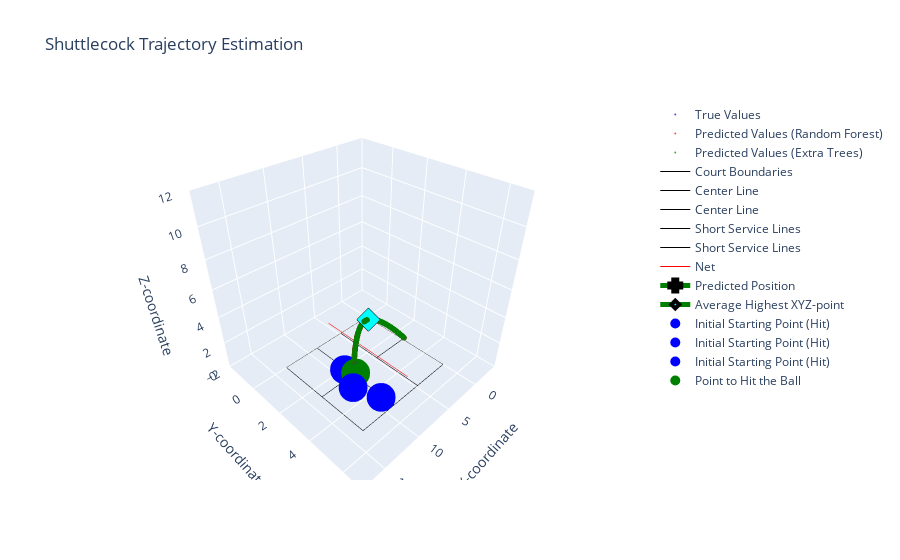

This figure's notebook cell:
### Markdown cell above
### ROBOT - Shuttlecock Trajectory Estimation

### Code cell
import plotly.graph_objects as go
# Define court dimensions
court_length_x = 13.4
court_length_y = 5.18
court_height_skybox = 10
court_height_net = 1.55
court_length_centerline = 4.68

def is_point_within_court(x, y, z, court_length_x, court_length_y, court_height_skybox):
    """
    Check if a point is within the court boundaries.
    
    Args:
        x (float): X-coordinate of the point
        y (float): Y-coordinate of the point
        z (float): Z-coordinate of the point
        court_length_x (float): Length of the court along the X-axis
        court_length_y (float): Length of the court along the Y-axis
        court_height_skybox (float): Height of the court's skybox
    
    Returns:
        bool: True if the point is within the court boundaries, False otherwise
    """
    return 0 <= x <= court_length_x and 0 <= y <= court_length_y and 0 <= z <= court_height_skybox


# Create the 3D scatter plot
fig = go.Figure(data=[
    go.Scatter3d(
        x=y_actual_coords['SHUTTLECOCK POSITIION IN AIR(X) metres'],
        y=y_actual_coords['SHUTTLECOCK POSITIION IN AIR(Y) metres'],
        z=y_actual_coords['SHUTTLECOCK POSITIION IN AIR(Z) metres'],
        mode='markers',
        name='True Values',
        marker=dict(color='blue', size=2),
        opacity=0.7
    ),
    go.Scatter3d(
        x=predicted_trajectory_points_RT[:, 0],
        y=predicted_trajectory_points_RT[:, 1],
        z=predicted_trajectory_points_RT[:, 2],
        mode='markers',
        name='Predicted Values (Random Forest)',
        marker=dict(color='red', size=2),
        opacity=0.7
    ),
    go.Scatter3d(
        x=predicted_trajectory_points_ET[:, 0],
        y=predicted_trajectory_points_ET[:, 1],
        z=predicted_trajectory_points_ET[:, 2],
        mode='markers',
        name='Predicted Values (Extra Trees)',
        marker=dict(color='green', size=2),
        opacity=0.7
    ),
])

# Set plot title and axis labels
fig.update_layout(
    title='Shuttlecock Trajectory Estimation',
    scene=dict(
        xaxis_title='X-coordinate',
        yaxis_title='Y-coordinate',
        zaxis_title='Z-coordinate',
        xaxis=dict(range=[-4, 18]),  # Set the range for X-axis
        yaxis=dict(range=[-2, 7]),   # Set the range for Y-axis
        zaxis=dict(range=[0, 12]),  # Set the range for Z-axis
        aspectmode='manual',         # Set the aspect mode to manual for custom scaling
        aspectratio=dict(x=1, y=1, z=1)  # Set the aspect ratio for equal scaling of axes
    )
)

# Add court lines to the plot
fig.add_trace(go.Scatter3d(
    x=[0, court_length_x, court_length_x, 0, 0],
    y=[0, 0, court_length_y, court_length_y, 0],
    z=[0, 0, 0, 0, 0],
    mode='lines',
    name='Court Boundaries',
    line=dict(color='black', width=1)
))

fig.add_trace(go.Scatter3d(
    x=[0, court_length_centerline, court_length_centerline, 0, 0],
    y=[court_length_y / 2, court_length_y / 2, court_length_y / 2, court_length_y / 2, court_length_y / 2],
    z=[0, 0, 0, 0, 0],
    mode='lines',
    name='Center Line',
    line=dict(color='black', width=1)
))

fig.add_trace(go.Scatter3d(
    x=[court_length_x - court_length_centerline, court_length_x],
    y=[court_length_y / 2, court_length_y / 2],
    z=[0, 0, 0, 0, 0],
    mode='lines',
    name='Center Line',
    line=dict(color='black', width=1)
))

fig.add_trace(go.Scatter3d(
    x=[court_length_centerline + 0.04, court_length_centerline + 0.04],
    y=[0, court_length_y],
    z=[0, 0],
    mode='lines',
    name='Short Service Lines',
    line=dict(color='black', width=1)
))

fig.add_trace(go.Scatter3d(
    x=[court_length_x - court_length_centerline - 0.04, court_length_x - court_length_centerline - 0.04],
    y=[0, court_length_y],
    z=[0, 0],
    mode='lines',
    name='Short Service Lines',
    line=dict(color='black', width=1)
))

fig.add_trace(go.Scatter3d(
    x=[court_length_x / 2, court_length_x / 2],
    y=[0, court_length_y],
    z=[court_height_net, court_height_net],
    mode='lines',
    name='Net',
    line=dict(color='red', width=1)
))

# Initialize variables
all_within_court_RT = True
all_within_court_ET = True
highest_xyz_points_RT = []
highest_xyz_points_ET = []
highest_z_index_RT = np.argmax(predicted_trajectory_points_RT[:, 2])
highest_z_index_ET = np.argmax(predicted_trajectory_points_ET[:, 2])

# Check if all predicted values for the RT group are within the court
for point in predicted_trajectory_points_RT:
    x, y, z = point
    if not is_point_within_court(x, y, z, court_length_x, court_length_y, court_height_skybox):
        all_within_court_RT = False
        break

# Check if all predicted values for the ET group are within the court
for point in predicted_trajectory_points_ET:
    x, y, z = point
    if not is_point_within_court(x, y, z, court_length_x, court_length_y, court_height_skybox):
        all_within_court_ET = False
        break

color = "red"
predict = True
placeholder="Initial Starting Point (Miss)"
            
if not (all_within_court_RT and all_within_court_ET):
    color = "black"
    predict = False
    placeholder="Initial Starting Point (OUT)"
        
highest_xyz_points_RT = predicted_trajectory_points_RT[-1]
highest_xyz_point_RT = predicted_trajectory_points_RT[highest_z_index_RT]
highest_xyz_points_ET = predicted_trajectory_points_ET[-1]
highest_xyz_point_ET = predicted_trajectory_points_ET[highest_z_index_ET]
    
# Average out the predicted XYZ points
average_xyz = np.mean([highest_xyz_points_RT, highest_xyz_points_ET], axis=0)
# Average out the highest XYZ points
average_highest_xyz = np.mean([highest_xyz_point_RT, highest_xyz_point_ET], axis=0)

# Print the count
print("Is predicted Regression Tree (RT) within court: ", all_within_court_RT)
print("Is predicted Extra Tree (ET) within court: ", all_within_court_ET)
# Print the average XYZ values
print("Average XYZ of Estimated Shuttlecock Position:", average_xyz)

# Add the average predicted X, Y, and Z points to the graph
fig.add_trace(go.Scatter3d(
    x=[average_xyz[0]],
    y=[average_xyz[1]],
    z=[average_xyz[2]],
    mode='lines+markers',
    name='Predicted Position',
    line=dict(color="green", width=5),
    marker=dict(symbol="cross", size=10, color="cyan", line=dict(color="black", width=4)),
    opacity=1
))

# Add the average highest X, Y, and Z points to the graph
fig.add_trace(go.Scatter3d(
    x=[average_highest_xyz[0]],
    y=[average_highest_xyz[1]],
    z=[average_highest_xyz[2]],
    mode='lines+markers',
    name='Average Highest XYZ-point',
    line=dict(color="green", width=5),
    marker=dict(symbol="diamond", size=6, color="cyan", line=dict(color="black", width=4)),
    opacity=1
))

# Calculate the height of the badminton racket from the ground
badminton_height = (120 / 100) - (0.17/2)  # -> 0.17/2 assuming we want to hit it somewhere in the middle of the top quarter

# Calculate the length and width of the robot
robot_length = 20.4 / 100  # Convert length from cm to meters
robot_width = 23 / 100  # Convert width from cm to meters

# Define the range for the initial starting position
x_range = [0, 4.72]
y_range = [0, 5.18]

# Define number of random positions to test
no_of_random_pos = 3

for i in range(no_of_random_pos):
    # Generate random initial starting position within the specified range
    random_initial_x = random.uniform(x_range[0], x_range[1])
    random_initial_y = random.uniform(y_range[0], y_range[1])

    # Calculate the position where the dummy robot should move to
    robot_x = court_length_x - average_xyz[0] - robot_length - random_initial_x
    robot_y = court_length_y - average_xyz[1] - robot_width - random_initial_y

    # Calculate the distance traveled by the robot
    robot_distance = np.sqrt(robot_x ** 2 + robot_y ** 2)
    # Calculate the time required for the robot to move to the position
    robot_movement_time = robot_distance / 3
    if (all_within_court_RT and all_within_court_ET):
        print("Distance: {:.2f} meters in {:.2f} seconds".format(robot_distance, robot_movement_time))

    # Calculate the adjusted z-coordinate for hitting the shuttlecock
    robot_z = average_highest_xyz[2] - badminton_height

    # Check if the average highest XYZ-point is within the court and the robot can reach the position before the ball drops
    if (
        average_xyz[0] >= 0
        and average_xyz[0] <= court_length_x
        and average_xyz[1] >= 0
        and average_xyz[1] <= court_length_y
        and average_highest_xyz[2] >= 0
        and average_highest_xyz[2] <= court_height_skybox
        and robot_movement_time <= 1.5
        and robot_z >= 0
    ):
        # Add the initial starting point of the dummy robot to the graph
        fig.add_trace(
            go.Scatter3d(
                x=[court_length_x - random_initial_x],
                y=[court_length_y - random_initial_y],
                z=[badminton_height],
                mode="markers",
                name="Initial Starting Point (Hit)",
                marker=dict(color="blue", size=10),
                opacity=1,
            )
        )

        # Calculate the (x, y) difference
        x_difference = robot_x
        y_difference = robot_y
        
        if (all_within_court_RT and all_within_court_ET):
            print(f"X difference: {x_difference}")
            print(f"Y difference: {y_difference}")
            print(f"Time required: {robot_movement_time} seconds")
            print("Able to reach and hit on time")
    else:
        # Add the initial starting point of the dummy robot to the graph
        fig.add_trace(
            go.Scatter3d(
                x=[court_length_x - random_initial_x],
                y=[court_length_y - random_initial_y],
                z=[badminton_height],
                mode="markers",
                name=placeholder,
                marker=dict(color=color, size=10),
                opacity=0.3,
            )
        )
        
        if (all_within_court_RT and all_within_court_ET):
            if robot_movement_time > 1.5:
                print(f"X difference: {x_difference}")
                print(f"Y difference: {y_difference}")
                print(f"Time required: {robot_movement_time} seconds")
                print("Cannot reach on time")
            else:
                print("Cannot hit")

if (all_within_court_RT and all_within_court_ET):
    # Add the point where the dummy robot can hit the ball to the graph
    fig.add_trace(
        go.Scatter3d(
            x=[court_length_x - random_initial_x - robot_x],
            y=[court_length_y - random_initial_y - robot_y],
            z=[badminton_height],
            mode="markers",
            name="Point to Hit the Ball",
            marker=dict(color="green", size=10),
            opacity=1,
        )
)

# Show the 3D plot
fig.show()

# Save the plot as an HTML file
offline.plot(fig, filename='interactive_models/robot_pred_limited_reg.html')

### Figure 1 — Plotly figure (JSON) as saved in the notebook; plotly's stock layout.template omitted (floating-point values rounded to 4 significant figures)
{"data": [{"marker": {"color": "blue", "size": 2}, "mode": "markers", "name": "True Values", "opacity": 0.7, "type": "scatter3d", "x": [4.076, 4.154, 4.229, 4.302, 4.377, 4.45, 4.523, 4.596, 4.665, 4.738, 4.812, 4.88, 4.95, 5.022, 5.09, 5.158, 5.227, 5.292, 5.361, 5.426, 5.491, 5.558, 5.622, 5.686, 5.749, 5.813, 5.875, 5.937, 5.999, 6.061, 6.12, 6.18, 6.239, 6.298, 6.359, 6.416, 6.471, 6.53, 6.587, 6.641, 6.697, 6.752, 6.805, 6.859, 6.912, 6.965, 7.017, 7.069, 7.12, 7.17, 7.219, 7.267, 7.319, 7.366, 7.413, 7.462, 7.507, 7.555, 7.599, 7.645, 7.692, 7.733, 7.777, 7.821, 7.863, 7.904, 7.946, 7.988, 8.026, 8.069, 8.108, 8.146, 8.185, 8.221, 8.26, 8.296, 8.333, 8.369, 8.403, 8.439, 8.47, 8.505, 8.54, 8.572, 8.602, 8.636, 8.665, 8.696, 8.725, 8.754, 8.785, 8.813, 8.84, 8.868, 8.893, 8.921, 8.946, 8.97, 8.996, 9.02, 9.043, 9.067, 9.09, 9.11, 9.131, 9.154, 9.172, 9.193, 9.211, 9.231, 9.25, 9.267, 9.285, 9.301, 9.317, 9.332, 9.347, 9.363, 9.376, 9.389, 9.403, 9.413, 9.426, 9.438, 9.448, 9.459, 9.467, 9.477], "y": [3.985, 3.97, 3.956, 3.941, 3.927, 3.912, 3.898, 3.884, 3.871, 3.857, 3.842, 3.829, 3.815, 3.801, 3.788, 3.775, 3.761, 3.749, 3.735, 3.723, 3.71, 3.697, 3.685, 3.672, 3.66, 3.648, 3.635, 3.623, 3.611, 3.599, 3.588, 3.576, 3.565, 3.553, 3.542, 3.53, 3.52, 3.508, 3.497, 3.487, 3.476, 3.465, 3.455, 3.444, 3.434, 3.424, 3.414, 3.403, 3.394, 3.384, 3.374, 3.365, 3.355, 3.346, 3.337, 3.327, 3.318, 3.309, 3.3, 3.292, 3.282, 3.274, 3.266, 3.257, 3.249, 3.241, 3.233, 3.225, 3.217, 3.209, 3.201, 3.194, 3.187, 3.18, 3.172, 3.165, 3.158, 3.151, 3.144, 3.137, 3.131, 3.124, 3.118, 3.111, 3.105, 3.099, 3.093, 3.087, 3.081, 3.076, 3.07, 3.065, 3.059, 3.054, 3.049, 3.044, 3.039, 3.034, 3.029, 3.024, 3.02, 3.015, 3.011, 3.007, 3.003, 2.998, 2.995, 2.991, 2.987, 2.983, 2.98, 2.976, 2.973, 2.97, 2.967, 2.963, 2.961, 2.958, 2.955, 2.953, 2.95, 2.948, 2.945, 2.943, 2.941, 2.939, 2.937, 2.935], "z": [2.664, 2.724, 2.788, 2.848, 2.905, 2.961, 3.018, 3.074, 3.127, 3.18, 3.233, 3.283, 3.332, 3.382, 3.429, 3.477, 3.522, 3.565, 3.612, 3.652, 3.695, 3.737, 3.776, 3.818, 3.857, 3.893, 3.931, 3.968, 4.004, 4.04, 4.072, 4.105, 4.138, 4.168, 4.201, 4.231, 4.261, 4.287, 4.314, 4.343, 4.366, 4.391, 4.418, 4.442, 4.464, 4.484, 4.509, 4.527, 4.547, 4.564, 4.579, 4.596, 4.612, 4.625, 4.639, 4.651, 4.662, 4.673, 4.68, 4.687, 4.695, 4.701, 4.704, 4.706, 4.709, 4.707, 4.708, 4.704, 4.699, 4.695, 4.687, 4.68, 4.668, 4.657, 4.641, 4.629, 4.611, 4.593, 4.572, 4.549, 4.522, 4.497, 4.469, 4.438, 4.408, 4.372, 4.334, 4.293, 4.254, 4.207, 4.162, 4.111, 4.059, 4.004, 3.948, 3.885, 3.824, 3.757, 3.689, 3.617, 3.54, 3.462, 3.38, 3.296, 3.209, 3.116, 3.02, 2.919, 2.817, 2.71, 2.598, 2.484, 2.367, 2.242, 2.118, 1.985, 1.85, 1.709, 1.564, 1.416, 1.26, 1.102, 0.9394, 0.7679, 0.5963, 0.4153, 0.2306, 0.04242]}, {"marker": {"color": "red", "size": 2}, "mode": "markers", "name": "Predicted Values (Random Forest)", "opacity": 0.7, "type": "scatter3d", "x": [4.076, 4.152, 4.228, 4.302, 4.376, 4.451, 4.523, 4.598, 4.667, 4.739, 4.81, 4.881, 4.951, 5.023, 5.092, 5.178, 5.232, 5.287, 5.374, 5.417, 5.504, 5.56, 5.626, 5.681, 5.762, 5.8, 5.877, 5.95, 6.004, 6.061, 6.121, 6.188, 6.233, 6.306, 6.357, 6.414, 6.474, 6.523, 6.592, 6.635, 6.696, 6.76, 6.798, 6.856, 6.911, 6.964, 7.008, 7.076, 7.137, 7.179, 7.218, 7.268, 7.32, 7.367, 7.417, 7.458, 7.515, 7.55, 7.596, 7.65, 7.687, 7.721, 7.757, 7.808, 7.877, 7.917, 7.94, 7.975, 8.02, 8.068, 8.094, 8.135, 8.171, 8.22, 8.261, 8.294, 8.323, 8.375, 8.397, 8.429, 8.468, 8.514, 8.538, 8.562, 8.598, 8.639, 8.663, 8.687, 8.722, 8.76, 8.783, 8.81, 8.834, 8.861, 8.893, 8.915, 8.945, 8.969, 8.99, 9.016, 9.043, 9.064, 9.09, 9.11, 9.129, 9.155, 9.171, 9.194, 9.21, 9.229, 9.248, 9.268, 9.282, 9.3, 9.317, 9.332, 9.346, 9.359, 9.376, 9.388, 9.403, 9.413, 9.426, 9.437, 9.448, 9.458, 9.468, 9.477], "y": [3.984, 3.97, 3.954, 3.937, 3.928, 3.907, 3.9, 3.885, 3.87, 3.866, 3.845, 3.829, 3.818, 3.803, 3.79, 3.757, 3.745, 3.742, 3.742, 3.735, 3.727, 3.719, 3.701, 3.696, 3.673, 3.659, 3.643, 3.634, 3.62, 3.612, 3.602, 3.59, 3.576, 3.552, 3.541, 3.533, 3.522, 3.504, 3.494, 3.488, 3.482, 3.475, 3.467, 3.461, 3.446, 3.431, 3.423, 3.402, 3.389, 3.379, 3.372, 3.365, 3.356, 3.351, 3.34, 3.33, 3.312, 3.305, 3.297, 3.287, 3.283, 3.276, 3.273, 3.262, 3.247, 3.241, 3.235, 3.227, 3.217, 3.206, 3.2, 3.186, 3.178, 3.162, 3.155, 3.146, 3.142, 3.138, 3.137, 3.13, 3.121, 3.114, 3.11, 3.105, 3.104, 3.091, 3.089, 3.091, 3.087, 3.075, 3.068, 3.063, 3.06, 3.059, 3.048, 3.037, 3.028, 3.03, 3.031, 3.014, 3.018, 3.019, 3.009, 3.003, 2.994, 2.993, 2.99, 2.977, 2.974, 2.964, 2.973, 2.968, 2.97, 2.949, 2.971, 2.958, 2.958, 2.942, 2.949, 2.955, 2.936, 2.945, 2.943, 2.94, 2.952, 2.931, 2.934, 2.929], "z": [2.664, 2.726, 2.788, 2.847, 2.905, 2.962, 3.019, 3.075, 3.128, 3.181, 3.232, 3.284, 3.332, 3.383, 3.43, 3.488, 3.525, 3.562, 3.62, 3.647, 3.703, 3.739, 3.78, 3.814, 3.863, 3.886, 3.932, 3.975, 4.006, 4.039, 4.072, 4.109, 4.133, 4.173, 4.199, 4.229, 4.26, 4.284, 4.317, 4.338, 4.367, 4.396, 4.414, 4.439, 4.463, 4.484, 4.501, 4.527, 4.55, 4.565, 4.578, 4.595, 4.611, 4.625, 4.638, 4.649, 4.662, 4.67, 4.678, 4.687, 4.693, 4.697, 4.7, 4.703, 4.706, 4.706, 4.705, 4.703, 4.698, 4.692, 4.688, 4.679, 4.669, 4.654, 4.64, 4.627, 4.613, 4.587, 4.574, 4.552, 4.523, 4.488, 4.468, 4.446, 4.409, 4.364, 4.335, 4.302, 4.253, 4.197, 4.161, 4.114, 4.069, 4.014, 3.946, 3.895, 3.821, 3.761, 3.703, 3.624, 3.539, 3.47, 3.376, 3.299, 3.216, 3.106, 3.026, 2.912, 2.825, 2.718, 2.604, 2.48, 2.378, 2.247, 2.114, 1.987, 1.856, 1.73, 1.56, 1.43, 1.244, 1.104, 0.9408, 0.783, 0.5959, 0.419, 0.233, 0.05985]}, {"marker": {"color": "green", "size": 2}, "mode": "markers", "name": "Predicted Values (Extra Trees)", "opacity": 0.7, "type": "scatter3d", "x": [4.075, 4.154, 4.229, 4.302, 4.376, 4.451, 4.523, 4.596, 4.665, 4.738, 4.812, 4.88, 4.95, 5.022, 5.09, 5.159, 5.229, 5.292, 5.361, 5.426, 5.496, 5.558, 5.622, 5.686, 5.749, 5.813, 5.874, 5.937, 5.999, 6.061, 6.12, 6.182, 6.239, 6.298, 6.358, 6.416, 6.471, 6.53, 6.587, 6.641, 6.697, 6.756, 6.805, 6.859, 6.91, 6.965, 7.019, 7.069, 7.12, 7.17, 7.219, 7.267, 7.319, 7.366, 7.413, 7.462, 7.507, 7.554, 7.599, 7.645, 7.692, 7.733, 7.765, 7.826, 7.885, 7.904, 7.946, 7.988, 8.032, 8.069, 8.108, 8.146, 8.18, 8.234, 8.26, 8.296, 8.331, 8.369, 8.403, 8.429, 8.47, 8.505, 8.54, 8.572, 8.602, 8.636, 8.665, 8.696, 8.73, 8.754, 8.785, 8.813, 8.84, 8.868, 8.893, 8.921, 8.946, 8.97, 8.996, 9.023, 9.043, 9.067, 9.09, 9.11, 9.131, 9.154, 9.172, 9.193, 9.211, 9.227, 9.25, 9.267, 9.285, 9.301, 9.317, 9.332, 9.347, 9.361, 9.376, 9.389, 9.403, 9.413, 9.426, 9.438, 9.448, 9.459, 9.467, 9.477], "y": [3.985, 3.97, 3.956, 3.941, 3.927, 3.912, 3.898, 3.886, 3.871, 3.857, 3.842, 3.829, 3.815, 3.801, 3.788, 3.772, 3.758, 3.749, 3.735, 3.723, 3.71, 3.695, 3.685, 3.672, 3.66, 3.648, 3.635, 3.624, 3.611, 3.599, 3.588, 3.579, 3.565, 3.553, 3.543, 3.53, 3.52, 3.508, 3.497, 3.487, 3.476, 3.474, 3.455, 3.444, 3.43, 3.424, 3.428, 3.403, 3.403, 3.384, 3.374, 3.365, 3.355, 3.346, 3.337, 3.327, 3.318, 3.306, 3.3, 3.292, 3.282, 3.274, 3.268, 3.26, 3.243, 3.241, 3.233, 3.225, 3.218, 3.209, 3.201, 3.194, 3.189, 3.169, 3.172, 3.165, 3.165, 3.151, 3.144, 3.144, 3.131, 3.124, 3.118, 3.111, 3.105, 3.099, 3.093, 3.087, 3.077, 3.076, 3.07, 3.065, 3.059, 3.054, 3.049, 3.044, 3.039, 3.034, 3.029, 3.014, 3.02, 3.015, 3.011, 3.007, 3.003, 2.998, 2.995, 2.991, 2.987, 2.977, 2.98, 2.976, 2.973, 2.97, 2.967, 2.963, 2.961, 2.956, 2.955, 2.953, 2.937, 2.948, 2.945, 2.943, 2.941, 2.939, 2.937, 2.935], "z": [2.664, 2.724, 2.788, 2.848, 2.905, 2.962, 3.018, 3.073, 3.127, 3.18, 3.233, 3.283, 3.332, 3.382, 3.429, 3.474, 3.524, 3.565, 3.612, 3.652, 3.698, 3.738, 3.776, 3.818, 3.857, 3.893, 3.931, 3.968, 4.004, 4.04, 4.072, 4.106, 4.138, 4.168, 4.2, 4.231, 4.261, 4.287, 4.314, 4.343, 4.366, 4.395, 4.418, 4.442, 4.463, 4.484, 4.506, 4.527, 4.545, 4.564, 4.579, 4.596, 4.612, 4.625, 4.639, 4.651, 4.662, 4.671, 4.68, 4.687, 4.695, 4.701, 4.702, 4.705, 4.708, 4.707, 4.708, 4.704, 4.699, 4.695, 4.687, 4.68, 4.669, 4.65, 4.641, 4.629, 4.612, 4.593, 4.572, 4.553, 4.522, 4.497, 4.469, 4.438, 4.408, 4.372, 4.334, 4.293, 4.243, 4.207, 4.162, 4.111, 4.059, 4.004, 3.948, 3.885, 3.824, 3.757, 3.689, 3.604, 3.54, 3.462, 3.38, 3.296, 3.209, 3.116, 3.02, 2.919, 2.817, 2.728, 2.598, 2.484, 2.367, 2.242, 2.118, 1.985, 1.85, 1.712, 1.564, 1.416, 1.255, 1.102, 0.9394, 0.7679, 0.5963, 0.4153, 0.2306, 0.04242]}, {"line": {"color": "black", "width": 1}, "mode": "lines", "name": "Court Boundaries", "type": "scatter3d", "x": [0, 13.4, 13.4, 0, 0], "y": [0, 0, 5.18, 5.18, 0], "z": [0, 0, 0, 0, 0]}, {"line": {"color": "black", "width": 1}, "mode": "lines", "name": "Center Line", "type": "scatter3d", "x": [0, 4.68, 4.68, 0, 0], "y": [2.59, 2.59, 2.59, 2.59, 2.59], "z": [0, 0, 0, 0, 0]}, {"line": {"color": "black", "width": 1}, "mode": "lines", "name": "Center Line", "type": "scatter3d", "x": [8.72, 13.4], "y": [2.59, 2.59], "z": [0, 0, 0, 0, 0]}, {"line": {"color": "black", "width": 1}, "mode": "lines", "name": "Short Service Lines", "type": "scatter3d", "x": [4.72, 4.72], "y": [0, 5.18], "z": [0, 0]}, {"line": {"color": "black", "width": 1}, "mode": "lines", "name": "Short Service Lines", "type": "scatter3d", "x": [8.68, 8.68], "y": [0, 5.18], "z": [0, 0]}, {"line": {"color": "red", "width": 1}, "mode": "lines", "name": "Net", "type": "scatter3d", "x": [6.7, 6.7], "y": [0, 5.18], "z": [1.55, 1.55]}, {"line": {"color": "green", "width": 5}, "marker": {"color": "cyan", "line": {"color": "black", "width": 4}, "size": 10, "symbol": "cross"}, "mode": "lines+markers", "name": "Predicted Position", "opacity": 1, "type": "scatter3d", "x": [9.477], "y": [2.932], "z": [0.05113]}, {"line": {"color": "green", "width": 5}, "marker": {"color": "cyan", "line": {"color": "black", "width": 4}, "size": 6, "symbol": "diamond"}, "mode": "lines+markers", "name": "Average Highest XYZ-point", "opacity": 1, "type": "scatter3d", "x": [7.901], "y": [3.242], "z": [4.707]}, {"marker": {"color": "blue", "size": 10}, "mode": "markers", "name": "Initial Starting Point (Hit)", "opacity": 1, "type": "scatter3d", "x": [11.37], "y": [3.713], "z": [1.115]}, {"marker": {"color": "blue", "size": 10}, "mode": "markers", "name": "Initial Starting Point (Hit)", "opacity": 1, "type": "scatter3d", "x": [10.2], "y": [2.659], "z": [1.115]}, {"marker": {"color": "blue", "size": 10}, "mode": "markers", "name": "Initial Starting Point (Hit)", "opacity": 1, "type": "scatter3d", "x": [10.25], "y": [4.945], "z": [1.115]}, {"marker": {"color": "green", "size": 10}, "mode": "markers", "name": "Point to Hit the Ball", "opacity": 1, "type": "scatter3d", "x": [9.681], "y": [3.162], "z": [1.115]}], "layout": {"scene": {"aspectmode": "manual", "aspectratio": {"x": 1, "y": 1, "z": 1}, "xaxis": {"range": [-4, 18], "title": {"text": "X-coordinate"}}, "yaxis": {"range": [-2, 7], "title": {"text": "Y-coordinate"}}, "zaxis": {"range": [0, 12], "title": {"text": "Z-coordinate"}}}, "title": {"text": "Shuttlecock Trajectory Estimation"}}}
